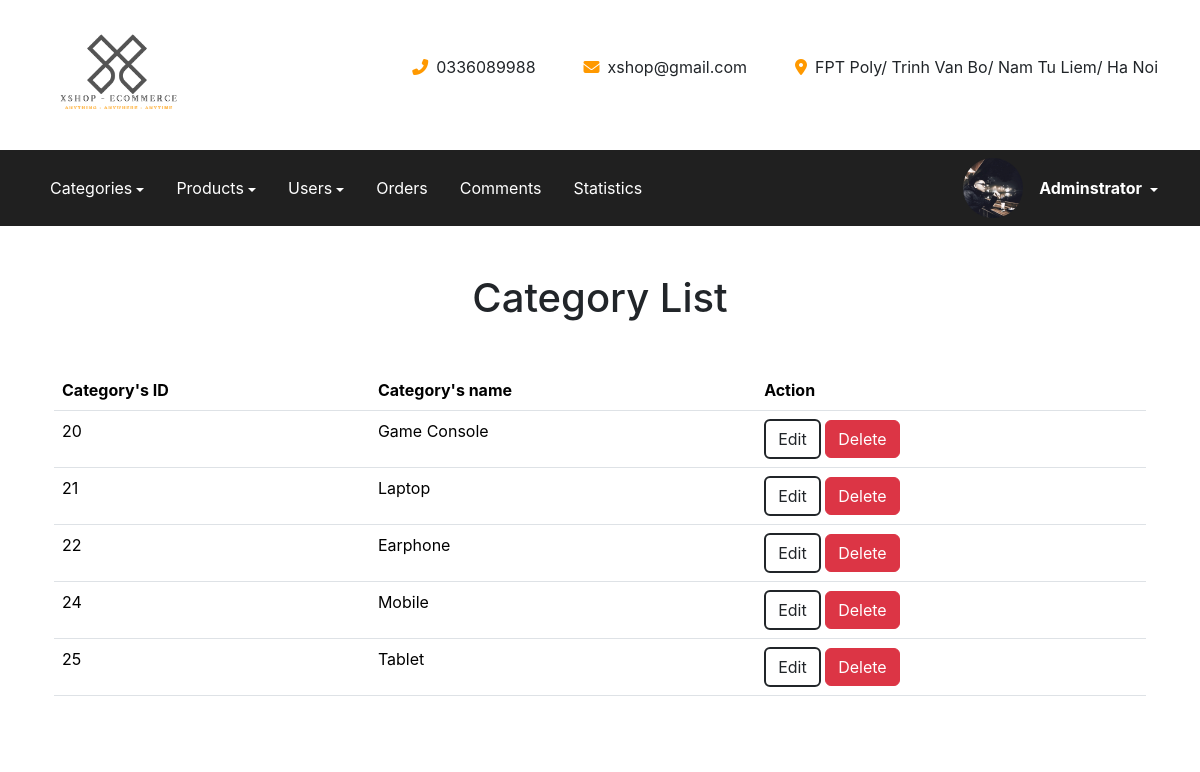
Screenshot of /admin/?page=cate-list (signed in) with the database file from the repository.
### tables this page shows
CREATE TABLE `users` (
  `user_id` varchar(20) NOT NULL,
  `user_password` varchar(20) NOT NULL,
  `user_name` varchar(20) NOT NULL,
  `email` varchar(100) NOT NULL,
  `address` text NOT NULL,
  `phone` varchar(10) NOT NULL,
  `avatar` varchar(999) NOT NULL DEFAULT 'default.jpg',
  `role_id` int(2) NOT NULL
);

CREATE TABLE `category` (
  `cate_id` int(10) NOT NULL,
  `cate_name` varchar(100) NOT NULL,
  `cate_icon` varchar(255) NOT NULL
);

### lib/execute_query.php (called while the page is built, shortened)
<?php
function get_db_connection()
{
    $connection = new mysqli("localhost", "root", "", "ecommerce");
    return $connection;
}
function select_single_record($sql)
{
    try {
        $connection = get_db_connection();
        $statement = $connection->prepare($sql);
        if ($statement->execute()) {
            $result = $statement->get_result();
            $data = $result->fetch_assoc();
            if (!is_null($data))  return $data;
        } else throw new Exception("SQL SELECT Syntax Error!");
    } catch (Exception $e) {
        echo "<span class='text-danger fw-bold'>Message: {$e->getMessage()}</span>";
    }
}
function select_all_records($sql)
{
    try {
        $connection = get_db_connection();
        $statement = $connection->prepare($sql);
        if ($statement->execute()) {
            $result = $statement->get_result();
            $data = $result->fetch_all(MYSQLI_ASSOC);
            if (!is_null($data))  return $data;
        } else throw new Exception("SQL Syntax Error");
    } catch (Exception $e) {
        echo "<span class='text-danger fw-bold'>Message: {$e->getMessage()}</span>";
    }
}

### admin/cate-list.php (the view)
<?php
$cateList = select_all_records("SELECT * FROM category");
?>
<div class="container bg-white py-5" style="">
    <h1 class="mb-5 text-center">Category List</h1>
    <table class="table my-0">
        <thead>
            <tr>
                <th>Category's ID</th>
                <th>Category's name</th>
                <th>Action</th>
            </tr>
        </thead>
        <tbody>
            <?php
            if (empty($cateList))
                echo "<tr>
                        <td colspan='3'></td>
                    </tr>";
            else {
                foreach ($cateList as $category) :
            ?>
                    <tr>
                        <td scope="row"><?php echo $category['cate_id'] ?></td>
                        <td><?php echo $category['cate_name'] ?></td>
                        <td>
                            <a href=<?php echo "?page=cate-edit&id={$category['cate_id']}" ?> role="button " class="btn border border-2 border-dark">Edit</a>
                            <a href=<?php echo "./cate-del.php?id={$category['cate_id']}" ?> onclick="return confirm(`Are you sure?`)" role="button" class="btn btn-danger">Delete</a>
                        </td>
                    </tr>
            <?php
                endforeach;
            }
            ?>
        </tbody>
    </table>
</div>

### components/header-admin.php (shortened to what this page needs)
<div class="header-top">
    <div class="container d-flex justify-content-between align-items-center container-fluid">
        <a href="http://localhost:8080/ecommerce/admin/">
            <img src="../assets/img/Xshop-logo.png" alt="" class="logo img-fluid" style="max-width: 150px" />
        </a>
        <div class="header-contact">
            <ul class="d-flex justify-content-end gap-5">
                <li class="d-flex justify-content-center gap-2">
                    <span style="color: var(--secondary)"><i class="fas fa-phone-alt"></i></span>
                    <span>0336089988</span>
                </li>
                <li class="d-flex justify-content-center gap-2">
                    <span style="color: var(--secondary)"><i class="fas fa-envelope"></i></span>
                    <span>xshop@gmail.com</span>
                </li>
                <li class="d-flex justify-content-center gap-2">
                    <span style="color: var(--secondary)"><i class="fas fa-map-marker-alt"></i></span>
                    <span>FPT Poly/ Trinh Van Bo/ Nam Tu Liem/ Ha Noi</span>
                </li>
            </ul>
        </div>
    </div>
</div>
<div class="header-menu">
    <nav class="navbar navbar-expand-lg" style="background-color:var(--primary)">
        <div class="container">
            <div class="collapse navbar-collapse" id="navbarSupportedContent">
                <ul class="navbar-nav me-auto mb-2 mb-lg-0 d-flex justify-content-start gap-3">
                    <li class="nav-item dropdown">
                        <a class="nav-link dropdown-toggle" href="#" id="navbarDropdown" role="button" data-bs-toggle="dropdown" aria-expanded="false">Categories</a>
                    </li>
                    <li class="nav-item dropdown">
                        <a class="nav-link dropdown-toggle" href="#" id="navbarDropdown" role="button" data-bs-toggle="dropdown" aria-expanded="false">Products</a>
                    </li>
                    <li class="nav-item dropdown">
                        <a class="nav-link dropdown-toggle" href="?page=ad-user-list" id="navbarDropdown" role="button" data-bs-toggle="dropdown" aria-expanded="false">Users</a>
                    </li>
                    <li class="nav-item">
                        <a class="nav-link" href="?page=order-list&filterby=all">Orders</a>
                    </li>
                    <li class="nav-item">
                        <a class="nav-link" href="?page=comment-list">Comments</a>
                    </li>
                    <li class="nav-item">
                        <a class="nav-link" href="?page=statistic">Statistics</a>
                    </li>
                </ul>
                <div class="d-flex justify-content-end align-items-center gap-3">
                    <img src=<?php echo $ROOT_AVATAR  . $userData['avatar'] ?> alt="" class="rounded-circle" id="header-avatar" style="max-width:60px">
                    <li class="nav-item dropdown d-block">
                        <a class="nav-link dropdown-toggle align-middle fw-bold" href="" id="navbarDropdown" role="button" data-bs-toggle="dropdown" aria-expanded="false">
                            <?= (isset($_SESSION['user_name'])) ? $_SESSION['user_name'] : "" ?>
                        </a>
                    </li>
                </div>
            </div>
        </div>
    </nav>
</div>

### styles/css/main.css (style rules this page uses)
html { scroll-behavior: initial; }
body { font-family: -apple-system, BlinkMacSystemFont, "Segoe UI", Roboto, Oxygen, Ubuntu, Cantarell, "Open Sans", "Helvetica Neue", sans-serif; }
:root { --primary: #202020; --secondary: #ff9900; --form-control-text: #858585; --form-submit-btn-border: #00ff19; --bg-primary: #494949; }
.header-menu .nav-link { color: #fff; }
.dropdown-toggle::after { vertical-align: middle; }

### rows the page displays
users: avatar (placeholder picture)
category: cate_id "20", cate_name "Game Console"
category: cate_id "21", cate_name "Laptop"
category: cate_id "22", cate_name "Earphone"
category: cate_id "24", cate_name "Mobile"
category: cate_id "25", cate_name "Tablet"

### other values shown
$_SESSION['user_name'] "Adminstrator"
